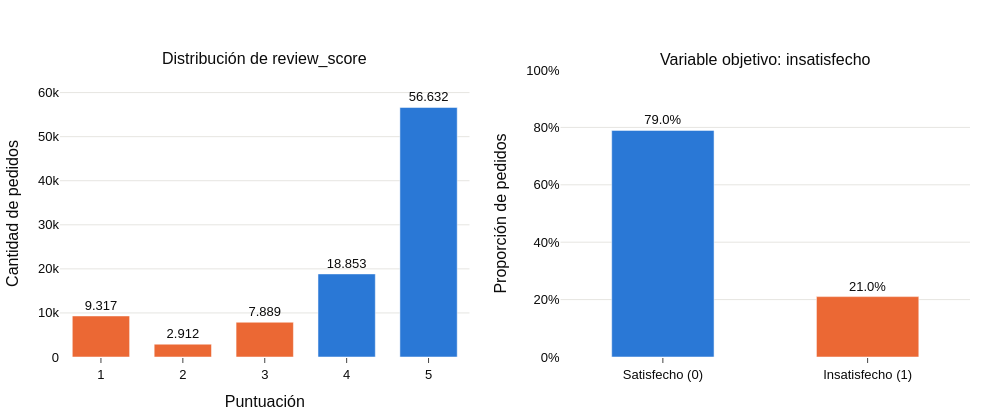

Here is the notebook cell this chart was saved with:
### Markdown cell above
## 3. Variable objetivo

### Code cell
conteo = df['review_score'].value_counts().sort_index()
prop = df[VAR_OBJETIVO].value_counts(normalize=True).sort_index()

fig = make_subplots(rows=1, cols=2,
                    subplot_titles=('Distribución de review_score', 'Variable objetivo: insatisfecho'))

# Izquierda: puntuación original, coloreada según la clase que genera
fig.add_trace(go.Bar(
    x=conteo.index, y=conteo.values,
    marker_color=[NARANJA if s <= 3 else AZUL for s in conteo.index],
    text=[f'{v:,}'.replace(',', '.') for v in conteo.values], textposition='outside',
    hovertemplate='Puntuación %{x}<br>%{y:,} pedidos<extra></extra>',
), row=1, col=1)

# Derecha: variable objetivo binaria
fig.add_trace(go.Bar(
    x=['Satisfecho (0)', 'Insatisfecho (1)'], y=prop.values, width=0.5,
    marker_color=[AZUL, NARANJA],
    text=[f'{v:.1%}' for v in prop.values], textposition='outside',
    hovertemplate='%{x}<br>%{y:.1%} de los pedidos<extra></extra>',
), row=1, col=2)

fig.update_xaxes(title_text='Puntuación', dtick=1, row=1, col=1)
fig.update_yaxes(title_text='Cantidad de pedidos', range=[0, conteo.max() * 1.15], row=1, col=1)
fig.update_yaxes(title_text='Proporción de pedidos', tickformat='.0%', range=[0, 1], row=1, col=2)
fig.update_layout(showlegend=False, height=420, width=1000, bargap=0.3)

guardar(fig, '03_01_variable_objetivo')
fig.show()

print(f'Razón de desbalance: {prop[0] / prop[1]:.1f} satisfechos por cada insatisfecho')

### Figure 1 — Plotly figure (JSON) as saved in the notebook; plotly's stock layout.template omitted (floating-point values rounded to 4 significant figures)
{"data": [{"hovertemplate": "Puntuación %{x}<br>%{y:,} pedidos<extra></extra>", "marker": {"color": ["#eb6834", "#eb6834", "#eb6834", "#2a78d6", "#2a78d6"]}, "text": ["9.317", "2.912", "7.889", "18.853", "56.632"], "textposition": "outside", "type": "bar", "x": [1, 2, 3, 4, 5], "xaxis": "x", "y": [9317, 2912, 7889, 18853, 56632], "yaxis": "y"}, {"hovertemplate": "%{x}<br>%{y:.1%} de los pedidos<extra></extra>", "marker": {"color": ["#2a78d6", "#eb6834"]}, "text": ["79.0%", "21.0%"], "textposition": "outside", "type": "bar", "width": 0.5, "x": ["Satisfecho (0)", "Insatisfecho (1)"], "xaxis": "x2", "y": [0.7896, 0.2104], "yaxis": "y2"}], "layout": {"annotations": [{"font": {"size": 16}, "showarrow": false, "text": "Distribución de review_score", "x": 0.225, "xanchor": "center", "xref": "paper", "y": 1, "yanchor": "bottom", "yref": "paper"}, {"font": {"size": 16}, "showarrow": false, "text": "Variable objetivo: insatisfecho", "x": 0.775, "xanchor": "center", "xref": "paper", "y": 1, "yanchor": "bottom", "yref": "paper"}], "bargap": 0.3, "height": 420, "showlegend": false, "width": 1000, "xaxis": {"anchor": "y", "domain": [0, 0.45], "dtick": 1, "title": {"text": "Puntuación"}}, "xaxis2": {"anchor": "y2", "domain": [0.55, 1]}, "yaxis": {"anchor": "x", "domain": [0, 1], "range": [0, 65130.0], "title": {"text": "Cantidad de pedidos"}}, "yaxis2": {"anchor": "x2", "domain": [0, 1], "range": [0, 1], "tickformat": ".0%", "title": {"text": "Proporción de pedidos"}}}}
